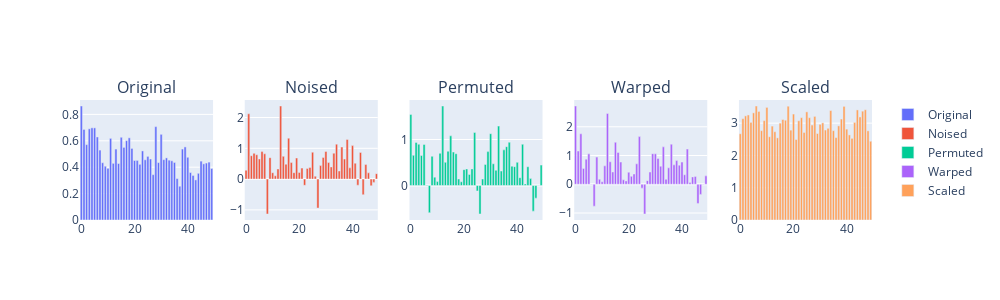

The notebook cell this image was saved under:
### Code cell
fig = make_subplots(rows=1, cols=5, subplot_titles=('Original', 'Noised', 'Permuted', 'Warped', 'Scaled'))

fig.add_trace(go.Bar(x=sub_original_df.index, y=sub_original_df['Apparent Power (S)'],
                     name='Original'), row=1, col=1)
fig.add_trace(go.Bar(x=sub_noised_df.index, y=sub_noised_df['Apparent Power (S)'],
                     name='Noised'), row=1, col=2)
fig.add_trace(go.Bar(x=sub_permuted_df.index, y=sub_permuted_df['Apparent Power (S)'],
                     name='Permuted'), row=1, col=3)
fig.add_trace(go.Bar(x=sub_warped_df.index, y=sub_warped_df['Apparent Power (S)'],
                     name='Warped'), row=1, col=4)
fig.add_trace(go.Bar(x=sub_scaled_df.index, y=sub_scaled_df['Apparent Power (S)'],
                     name='Scaled'), row=1, col=5)

# Update layout to adjust the size and title
fig.update_layout(height=300, width=1000,)

pio.write_image(fig, './output/data_augmentation_techniques.png', scale=10)
pio.write_image(fig, './output/data_augmentation_techniques.eps')

# Show the figure
fig.show()

### Figure 1 — Plotly figure (JSON) as saved in the notebook; plotly's stock layout.template omitted (floating-point values rounded to 4 significant figures)
{"data": [{"name": "Original", "type": "bar", "x": [0, 1, 2, 3, 4, 5, 6, 7, 8, 9, 10, 11, 12, 13, 14, 15, 16, 17, 18, 19, 20, 21, 22, 23, 24, 25, 26, 27, 28, 29, 30, 31, 32, 33, 34, 35, 36, 37, 38, 39, 40, 41, 42, 43, 44, 45, 46, 47, 48, 49], "xaxis": "x", "y": [0.8637, 0.686, 0.5709, 0.6908, 0.6982, 0.698, 0.6291, 0.5297, 0.4338, 0.4075, 0.3914, 0.6183, 0.4291, 0.5373, 0.4278, 0.6267, 0.55, 0.6012, 0.6225, 0.5422, 0.4507, 0.4513, 0.4218, 0.5233, 0.456, 0.4819, 0.4619, 0.3434, 0.7074, 0.4349, 0.6491, 0.4571, 0.4706, 0.4533, 0.4483, 0.4359, 0.3137, 0.2557, 0.5376, 0.5537, 0.4751, 0.3595, 0.3373, 0.3037, 0.3538, 0.446, 0.4253, 0.4315, 0.4385, 0.39], "yaxis": "y"}, {"name": "Noised", "type": "bar", "x": [0, 1, 2, 3, 4, 5, 6, 7, 8, 9, 10, 11, 12, 13, 14, 15, 16, 17, 18, 19, 20, 21, 22, 23, 24, 25, 26, 27, 28, 29, 30, 31, 32, 33, 34, 35, 36, 37, 38, 39, 40, 41, 42, 43, 44, 45, 46, 47, 48, 49], "xaxis": "x2", "y": [0.2872, 2.121, 0.7592, 0.8378, 0.7912, 0.6546, 0.8927, 0.8216, -1.135, 0.6958, 0.2066, 0.108, 0.33, 2.374, 0.7386, 0.484, 1.329, 0.5371, 0.2085, 0.6834, 0.2148, 0.3561, -0.2018, 0.3454, 0.3747, 0.8736, 0.09293, -0.9431, 0.4386, 0.7001, 0.8985, 0.5365, 0.3948, 0.8414, 1.136, 0.2634, 1.042, 0.6503, 1.286, 0.3652, 1.087, 0.5162, -0.1998, 0.8671, -0.5068, 0.4716, 0.2029, -0.2175, -0.1072, 0.1759], "yaxis": "y2"}, {"name": "Permuted", "type": "bar", "x": [0, 1, 2, 3, 4, 5, 6, 7, 8, 9, 10, 11, 12, 13, 14, 15, 16, 17, 18, 19, 20, 21, 22, 23, 24, 25, 26, 27, 28, 29, 30, 31, 32, 33, 34, 35, 36, 37, 38, 39, 40, 41, 42, 43, 44, 45, 46, 47, 48, 49], "xaxis": "x3", "y": [1.545, 0.6566, 0.936, 0.8968, 0.6517, 0.8908, -0.00842, -0.5903, 0.6346, 0.1825, 0.08532, 0.6989, 1.728, 0.5038, 0.7448, 1.079, 0.7274, 0.6912, 0.142, 0.08152, 0.345, 0.3602, 0.2398, 0.3611, 1.153, -0.1164, -0.6184, 0.1415, 0.4575, 0.7366, 1.126, 0.4725, 0.3304, 1.291, 0.3146, 0.7745, 0.8439, 0.9402, 0.4211, 0.4101, 0.5032, 0.1707, 0.8959, 0.03381, 0.4083, 0.1502, -0.5562, -0.2744, -0.005382, 0.4436], "yaxis": "y3"}, {"name": "Warped", "type": "bar", "x": [0, 1, 2, 3, 4, 5, 6, 7, 8, 9, 10, 11, 12, 13, 14, 15, 16, 17, 18, 19, 20, 21, 22, 23, 24, 25, 26, 27, 28, 29, 30, 31, 32, 33, 34, 35, 36, 37, 38, 39, 40, 41, 42, 43, 44, 45, 46, 47, 48, 49], "xaxis": "x4", "y": [2.721, 1.156, 1.755, 0.5517, 0.8737, 1.057, -0.006473, -0.7623, 0.9447, 0.1748, 0.0876, 0.6407, 2.461, 0.7826, 0.4275, 1.46, 1.106, 0.7735, 0.1546, 0.1176, 0.4191, 0.2755, 0.3583, 0.7105, 1.657, -0.1343, -1.033, 0.1267, 0.4259, 1.065, 1.06, 0.8976, 0.6272, 1.301, 0.1724, 0.572, 1.394, 0.6747, 0.8239, 0.6646, 0.7709, 0.3304, 1.223, 0.05795, 0.2561, 0.2744, -0.6671, -0.3519, -0.004764, 0.2921], "yaxis": "y4"}, {"name": "Scaled", "type": "bar", "x": [0, 1, 2, 3, 4, 5, 6, 7, 8, 9, 10, 11, 12, 13, 14, 15, 16, 17, 18, 19, 20, 21, 22, 23, 24, 25, 26, 27, 28, 29, 30, 31, 32, 33, 34, 35, 36, 37, 38, 39, 40, 41, 42, 43, 44, 45, 46, 47, 48, 49], "xaxis": "x5", "y": [2.671, 3.139, 3.225, 3.255, 3.025, 3.319, 3.532, 3.363, 2.768, 3.078, 3.488, 2.579, 2.909, 2.735, 2.545, 3.0, 3.113, 3.091, 3.525, 2.784, 3.282, 2.494, 3.075, 3.171, 2.712, 3.35, 3.169, 2.942, 3.209, 2.68, 2.964, 3.01, 2.787, 2.841, 3.391, 2.769, 2.553, 2.917, 3.127, 3.521, 2.815, 2.636, 2.53, 3.024, 3.41, 3.192, 3.371, 3.415, 2.763, 2.44], "yaxis": "y5"}], "layout": {"annotations": [{"font": {"size": 16}, "showarrow": false, "text": "Original", "x": 0.084, "xanchor": "center", "xref": "paper", "y": 1, "yanchor": "bottom", "yref": "paper"}, {"font": {"size": 16}, "showarrow": false, "text": "Noised", "x": 0.292, "xanchor": "center", "xref": "paper", "y": 1, "yanchor": "bottom", "yref": "paper"}, {"font": {"size": 16}, "showarrow": false, "text": "Permuted", "x": 0.5, "xanchor": "center", "xref": "paper", "y": 1, "yanchor": "bottom", "yref": "paper"}, {"font": {"size": 16}, "showarrow": false, "text": "Warped", "x": 0.708, "xanchor": "center", "xref": "paper", "y": 1, "yanchor": "bottom", "yref": "paper"}, {"font": {"size": 16}, "showarrow": false, "text": "Scaled", "x": 0.916, "xanchor": "center", "xref": "paper", "y": 1, "yanchor": "bottom", "yref": "paper"}], "height": 300, "width": 1000, "xaxis": {"anchor": "y", "autorange": true, "domain": [0, 0.168], "range": [-0.5, 49.5], "type": "linear"}, "xaxis2": {"anchor": "y2", "autorange": true, "domain": [0.208, 0.376], "range": [-0.5, 49.5], "type": "linear"}, "xaxis3": {"anchor": "y3", "autorange": true, "domain": [0.416, 0.584], "range": [-0.5, 49.5], "type": "linear"}, "xaxis4": {"anchor": "y4", "autorange": true, "domain": [0.624, 0.792], "range": [-0.5, 49.5], "type": "linear"}, "xaxis5": {"anchor": "y5", "autorange": true, "domain": [0.832, 1], "range": [-0.5, 49.5], "type": "linear"}, "yaxis": {"anchor": "x", "autorange": true, "domain": [0, 1], "range": [0, 0.9091], "type": "linear"}, "yaxis2": {"anchor": "x2", "autorange": true, "domain": [0, 1], "range": [-1.329, 2.569], "type": "linear"}, "yaxis3": {"anchor": "x3", "autorange": true, "domain": [0, 1], "range": [-0.7488, 1.858], "type": "linear"}, "yaxis4": {"anchor": "x4", "autorange": true, "domain": [0, 1], "range": [-1.242, 2.93], "type": "linear"}, "yaxis5": {"anchor": "x5", "autorange": true, "domain": [0, 1], "range": [0, 3.718], "type": "linear"}}}
